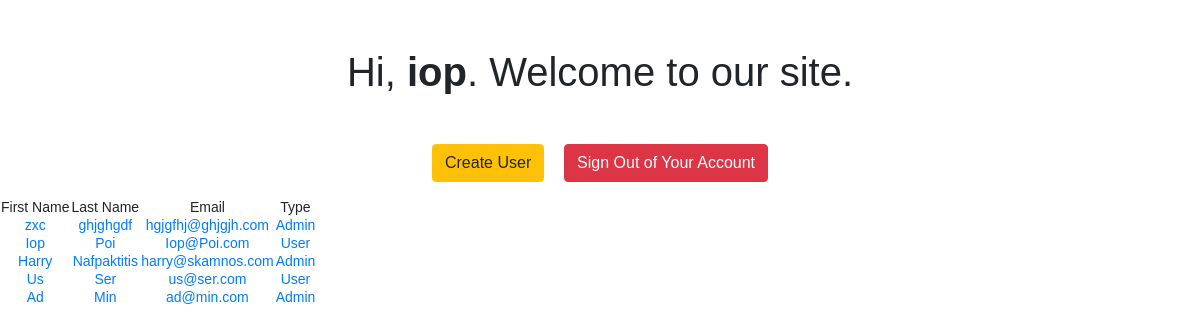
Screenshot of /source/admin.php (signed in) with the database file from the repository.
### tables this page shows
CREATE TABLE `users` (
  `id` int(11) NOT NULL,
  `username` varchar(50) NOT NULL,
  `password` varchar(255) NOT NULL,
  `created_at` datetime DEFAULT CURRENT_TIMESTAMP,
  `firstname` varchar(100) NOT NULL,
  `lastname` varchar(100) NOT NULL,
  `email` varchar(200) NOT NULL,
  `type` varchar(100) NOT NULL
);

### source/admin.php (the view, shortened to what this page needs)
<?php
require_once "config.php";
?>
<!DOCTYPE html>
<html lang="en">
<head>
    <link rel="stylesheet" href="https://stackpath.bootstrapcdn.com/bootstrap/4.5.2/css/bootstrap.min.css">
</head>
<body>
    <h1 class="my-5">Hi, <b><?php echo htmlspecialchars($_SESSION["username"]); ?></b>. Welcome to our site.</h1>
    <p>
        <a href="create.php" class="btn btn-warning">Create User</a>
        <a href="logout.php" class="btn btn-danger ml-3">Sign Out of Your Account</a>
         <table>
            <tr>
                <td>First Name</td>
                <td>Last Name</td>
                <td>Email</td>
                <td>Type</td>
            </tr>
             <?php
$sql="SELECT * FROM users";
$result= mysqli_query($link,$sql);
               while ($row = mysqli_fetch_array($result,MYSQLI_ASSOC)) {?>
                   <tr>
                   <td>
                   <a href="properties.php?username=<?php echo $row['username']?>"><?php echo $row['firstname'];?></a>
                   </td>
                   <td>
                   <a href="properties.php?username=<?php echo $row['username']?>"><?php echo $row['lastname'];?></td>
                   <td>
                   <a href="properties.php?username=<?php echo $row['username']?>"><?php echo $row['email'];?></td>
                   <td>
                   <a href="properties.php?username=<?php echo $row['username']?>"><?php echo $row['type'];?></td>
                   </tr>
              <?php  } ?>
              </table>
    </p>
</body>
</html>

### source/admin.php (style rules this page uses)
body { font: 14px sans-serif; text-align: center; }

### rows the page displays
users: firstname "zxc", lastname "ghjghgdf", email "hgjgfhj@ghjgjh.com", type "Admin"
users: firstname "Iop", lastname "Poi", email "Iop@Poi.com", type "User"
users: firstname "Harry", lastname "Nafpaktitis", email "harry@skamnos.com", type "Admin"
users: firstname "Us", lastname "Ser", email "us@ser.com", type "User"
users: firstname "Ad", lastname "Min", email "ad@min.com", type "Admin"

### other values shown
$_SESSION["username"] "iop"
